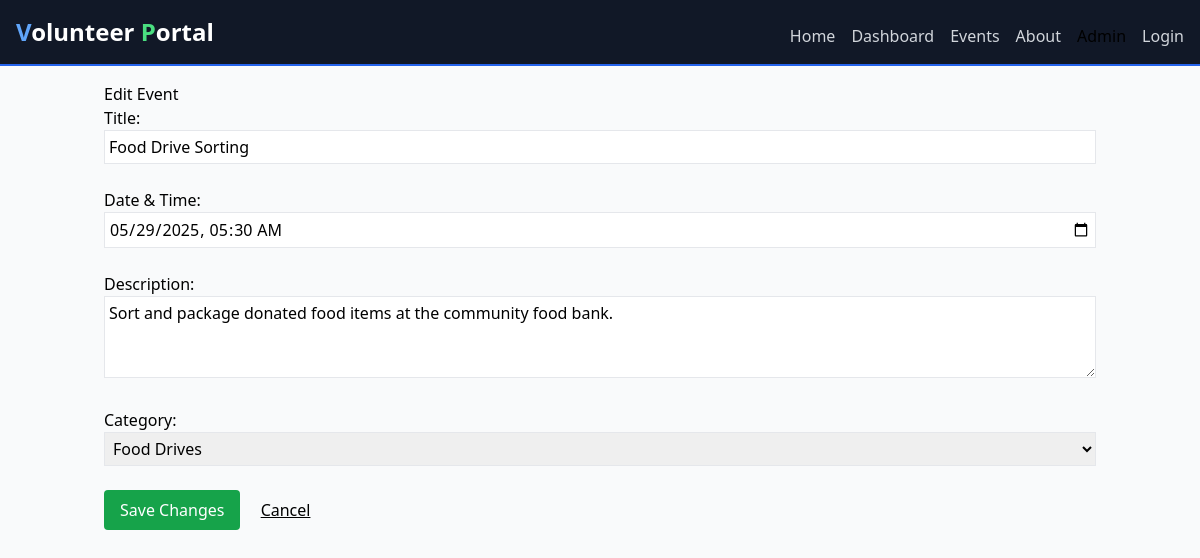
Screenshot of /admin/edit-event/7 (signed in) with the database file from the repository.
### app.py (models this page shows)
class Event(db.Model):
    id          = db.Column(db.Integer, primary_key=True)
    title       = db.Column(db.String(100), nullable=False)
    date        = db.Column(db.DateTime, nullable=False)
    description = db.Column(db.Text)
    category    = db.Column(db.String(50), nullable=False, default='General')

### app.py (the view, shortened to what this page needs)
@app.route('/admin/edit-event/<int:event_id>', methods=['GET','POST'])
def edit_event(event_id):
    if session.get('role') != 'admin':
        return redirect(url_for('admin_login'))
    ev = Event.query.get_or_404(event_id)
    return render_template('edit_event.html', event=ev)

### templates/edit_event.html (shortened to what this page needs)
{% extends "base.html" %}
{% block content %}
  <h2>Edit Event</h2>
  <form method="post">
    <label>
      Title:<br>
      <input name="title" value="{{ event.title }}" required class="border p-1 w-full">
    </label><br><br>
    <label>
      Date & Time:<br>
      <input name="date" type="datetime-local"
             value="{{ event.date.strftime('%Y-%m-%dT%H:%M') }}"
             required class="border p-1 w-full">
    </label><br><br>
    <label>
      Description:<br>
      <textarea name="description" class="border p-1 w-full" rows="3">{{ event.description }}</textarea>
    </label><br><br>
    <label>
      Category:<br>
      <select name="category" required class="border p-1 w-full">
        <option value="Food Drives"    {% if event.category=='Food Drives'    %}selected{% endif %}>Food Drives</option>
      </select>
    </label><br><br>
    <button type="submit" class="px-4 py-2 bg-green-600 text-white rounded">
      Save Changes
    </button>
    <a href="{{ url_for('admin_dashboard') }}" class="ml-4 underline">Cancel</a>
  </form>
{% endblock %}

### rows the page displays
Event: title "Food Drive Sorting", date "05/29/2025 05:30", description "Sort and package donated food items at the community food bank.", category "Food Drives"
